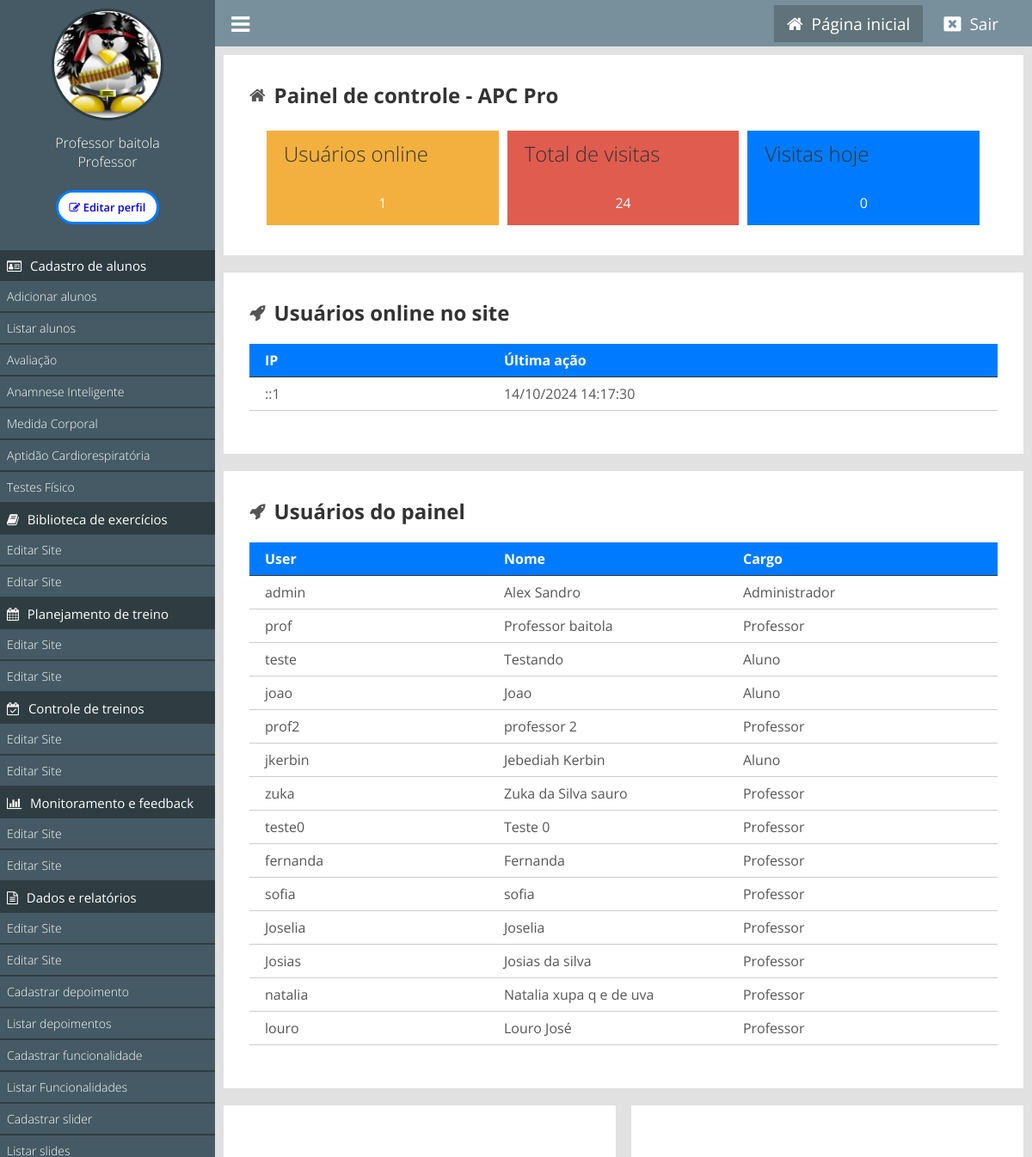
The page /painel/ (signed in) on the database as committed earlier.
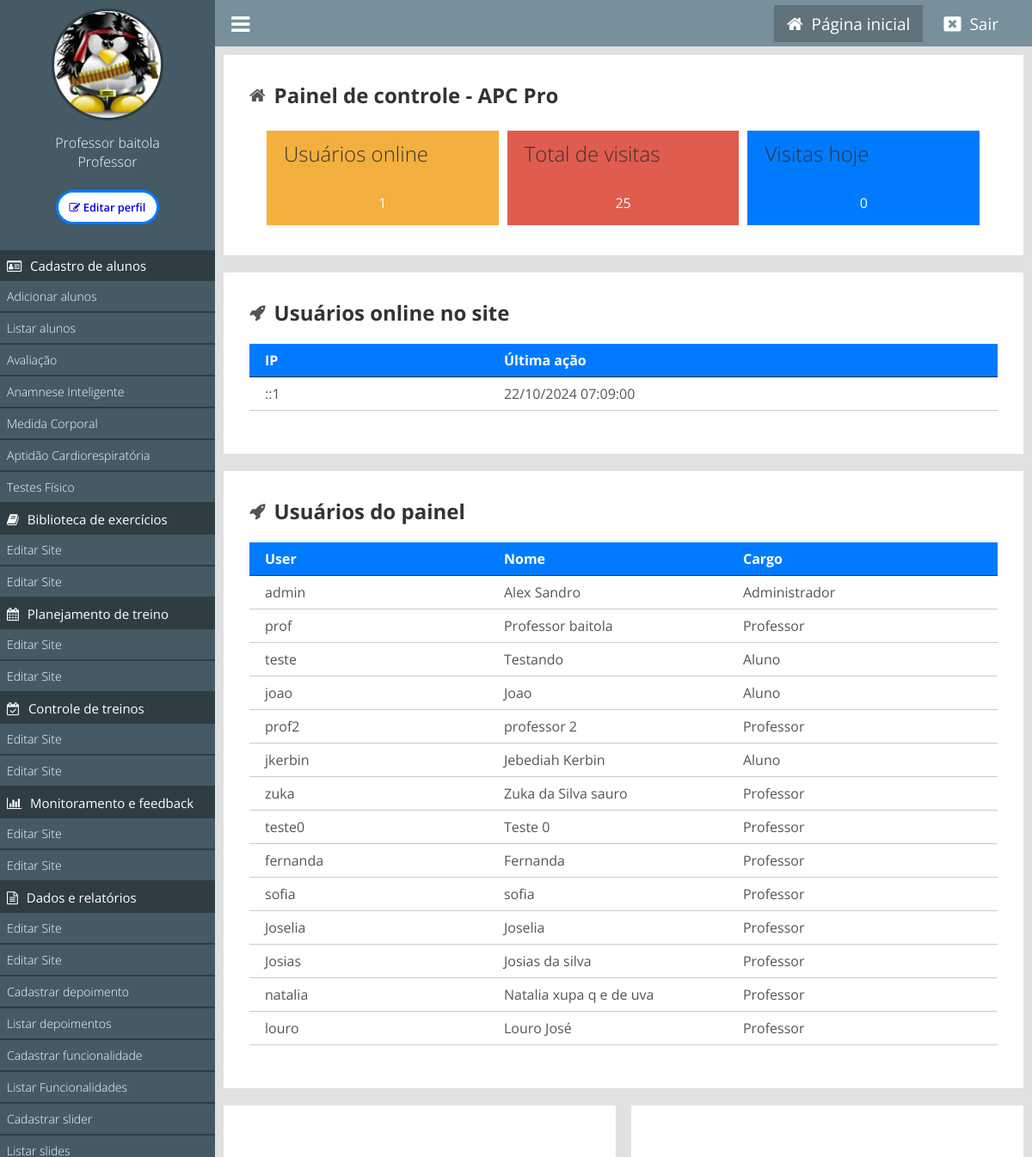
The same page on the database as committed later.
### painel/pages/funcoes.php (called while the page is built, shortened)
<?php
function obterLinkAnamnese($usuario_id) {
    $conn = new mysqli(HOST, USER, PASSWORD, DATABASE);
    $sql = "
        SELECT *
        FROM tb_perfis_usuarios
        WHERE usuario_id = ?
        ORDER BY data_avaliacao DESC
        LIMIT 1
    ";
    $stmt = $conn->prepare($sql);
    $stmt->bind_param('i', $usuario_id);
    $stmt->execute();
    $result = $stmt->get_result();
    $perfil = $result->fetch_assoc();
    if (!$perfil) {
        return "anamnese-geral";
    }
    $conditionsTrue = 0;
    if ($conditionsTrue == 0) {
        return "anamnese-geral";
    }
    return $link ?? "anamnese-geral";
}
?>

### classes/MySql.php (called while the page is built)
<?php
    class MySql{
        private static $pdo;
        public static function conectar(){
            if(self::$pdo == null){
                try{
                    self::$pdo = new PDO('mysql:host='.HOST.';dbname='.DATABASE,USER,PASSWORD,array(PDO::MYSQL_ATTR_INIT_COMMAND => "SET NAMES utf8"));
                    self::$pdo->setAttribute(PDO::ATTR_ERRMODE,PDO::ERRMODE_EXCEPTION);
                }catch(Exception $e) {
                    echo 'erro ao conectar, tente novamente mais tarde';
                }
            }
            return self::$pdo;
        }
    }
?>

### painel/pages/home.php (the view, shortened to what this page needs)
<?php
    $usuariosOnline = Painel::listarUsuariosOnline();
    $pegarVisitasTotais = MySql::conectar()->prepare("SELECT * FROM `tb_admin.visitas`");
    $pegarVisitasTotais->execute();
    $pegarVisitasTotais = $pegarVisitasTotais->rowCount();
    $pegarVisitasHoje = MySql::conectar()->prepare("SELECT * FROM `tb_admin.visitas` WHERE dia =?");
    $pegarVisitasHoje->execute(array(date('Y-m-d')));
    $pegarVisitasHoje = $pegarVisitasHoje->rowCount();
?>
<div class="box-content left w100">
    <h2><i class="fa fa-home"></i> Painel de controle - <?php echo NOME_EMPRESA ?></h2>
    <div class="box-metricas">
    <div class="box-metrica-single">
        <div class="box-metrica-wraper">
            <h2>Usuários  online</h2>
                <p><?php echo count($usuariosOnline); ?></p>
            </div>
        </div>
        <div class="box-metrica-single">
            <div class="box-metrica-wraper">
                <h2>Total de visitas</h2>
                <p><?php echo $pegarVisitasTotais; ?></p>
            </div>
        </div>
        <div class="box-metrica-single">
            <div class="box-metrica-wraper">
                <h2>Visitas hoje</h2>
                <p><?php echo $pegarVisitasHoje; ?></p>
            </div>
        </div>
    </div>
</div>
<div class="box-content left w100">
    <h2><i class="fa fa-rocket" aria-hidden="true"></i> Usuários online no site</h2>
    <div class="table-responsive">
        <div class="row">
            <div class="col">
                <span>IP</span>
            </div>
            <div class="col">
                <span>Última ação</span>
            </div>
        </div>
    <?php
        foreach ($usuariosOnline as $key => $value) {
    ?>
        <div class="row">
            <div class="col">
                <span><?php echo $value['ip'] ?></span>
            </div>
            <div class="col">
                <span><?php echo date('d/m/Y H:i:s',strtotime($value['ultima_acao'])) ?></span>
            </div>
        </div>
    <?php } ?>
    </div>
</div>
<div class="box-content left w100">
    <h2><i class="fa fa-rocket" aria-hidden="true"></i> Usuários do painel</h2>
    <div class="table-responsive">
        <div class="row">
            <div class="col">
                <span>User</span>
            </div>
            <div class="col">
                <span>Nome</span>
            </div>
            <div class="col">
                <span>Cargo</span>
            </div>
        </div>
    <?php
        $usuariosPainel = MySql::conectar()->prepare("SELECT * FROM `tb_admin.usuarios`");
        $usuariosPainel->execute();
        $usuariosPainel = $usuariosPainel->fetchAll();
        foreach ($usuariosPainel as $key => $value) {
    ?>
        <div class="row">
            <div class="col">
                <span><?php echo $value['user'] ?></span>
            </div>
            <div class="col">
                <span><?php echo $value['nome'] ?></span>
            </div>
            <div class="col">
                <span><?php echo pegaCargo($value['cargo']); ?></span>
            </div>
        </div>
    <?php } ?>
    </div>
</div>
    <div class="box-content left w50">
    </div>
    <div class="box-content right w50">
    </div>

### painel/index.php
<?php
    include_once('../config.php');
    if(Painel::logado() == false){
        include('login.php');
    } else {
        include('main.php');
    }
?>

### painel/main.php (shortened to what this page needs)
<?php
    include_once('../config.php');
    include_once('pages/funcoes.php');
    $usuario_id = $_SESSION['id'];
    $anamneseLink = obterLinkAnamnese($usuario_id);
?>
<!DOCTYPE html>
<html lang="pt-br">
<head>
    <link rel="stylesheet" href="https://cdnjs.cloudflare.com/ajax/libs/font-awesome/4.7.0/css/font-awesome.min.css">
    <link rel="stylesheet" href="https://cdn.datatables.net/2.1.8/css/dataTables.dataTables.css">
    <link href="<?php echo INCLUDE_PATH_PAINEL ?>css/style.css" rel="stylesheet"/>
</head>
<body>
<div class="menu">
    <div class="menu-wraper">
        <div class="box-usuario">
            <?php
                if($_SESSION['img'] == ''){
            ?>
                <div class="avatar-usuario">
                    <i class="fa fa-user"></i>
                </div>
            <?php } else { ?>
                <div class="imagem-usuario">
                    <img src="<?php echo INCLUDE_PATH_PAINEL ?>uploads/<?php echo $_SESSION['img']; ?>" />
                </div>
            <?php } ?>
            <div class="nome-usuario">
                <p><?php echo $_SESSION['nome']; ?></p>
                <p><?php echo pegaCargo($_SESSION['cargo']); ?></p><br>
                <button><a href="<?php echo INCLUDE_PATH_PAINEL . 'editar-perfil?id=' . $usuario_id; ?>"><i class="fa fa-pencil-square-o" aria-hidden="true"></i> Editar perfil</a></button>
            </div>
        </div>
        <div class="items-menu">
            <h2 <?php verificaPermissaoMenu(1); ?>id="menu-usuarios" class="ativo"><i class="fa fa-id-card-o" aria-hidden="true"></i> Cadastro de <?php if($_SESSION['cargo'] == 2) { echo 'professores'; } else { echo 'alunos'; } ?></h2>
            <a <?php selecionadoMenu('adicionar-usuario');  ?> href="<?php echo INCLUDE_PATH_PAINEL ?>adicionar-usuario">Adicionar <?php if($_SESSION['cargo'] == 2) { echo 'professores'; } else { echo 'alunos'; } ?> </a>
            <a <?php selecionadoMenu('listar-usuarios'); ?> href="<?php echo INCLUDE_PATH_PAINEL ?>listar-usuarios">Listar <?php if($_SESSION['cargo'] == 2) { echo 'professores'; } else { echo 'alunos'; } ?></a>
            <a <?php selecionadoMenu('formulario-perfis'); ?>href="<?php echo INCLUDE_PATH_PAINEL ?>formulario-perfis">Avaliação</a>
            <a <?php selecionadoMenu($anamneseLink); ?> href="<?php echo INCLUDE_PATH_PAINEL . $anamneseLink;?>">Anamnese Inteligente</a>
            <a <?php selecionadoMenu('medida-corporal'); ?>href="<?php echo INCLUDE_PATH_PAINEL ?>medida-corporal">Medida Corporal</a>
            <a <?php selecionadoMenu('aptidao-cardiorespiratoria'); ?>href="<?php echo INCLUDE_PATH_PAINEL ?>aptidao-cardiorespiratoria">Aptidão Cardiorespiratória</a>
            <a <?php selecionadoMenu('teste-fisico'); ?>href="<?php echo INCLUDE_PATH_PAINEL ?>teste-fisico">Testes Físico</a>
            <h2 id="menu-biblioteca"><i class="fa fa-book" aria-hidden="true"></i> Biblioteca de exercícios</h2>
            <a <?php selecionadoMenu('editar-site'); ?>href="">Editar Site</a>
            <a <?php selecionadoMenu('editar-site'); ?>href="">Editar Site</a>
            <h2 id="menu-planejamento"><i class="fa fa-calendar" aria-hidden="true"></i> Planejamento de treino</h2>
            <a <?php selecionadoMenu('editar-site'); ?>href="">Editar Site</a>
            <a <?php selecionadoMenu('editar-site'); ?>href="">Editar Site</a>
            <h2 id="menu-controle"><i class="fa fa-calendar-check-o" aria-hidden="true"></i> Controle de treinos</h2>
            <a <?php selecionadoMenu('editar-site'); ?>href="">Editar Site</a>
            <a <?php selecionadoMenu('editar-site'); ?>href="">Editar Site</a>
            <h2 id="menu-monitoramento"><i class="fa fa-bar-chart" aria-hidden="true"></i> Monitoramento e feedback</h2>
            <a <?php selecionadoMenu('editar-site'); ?>href="">Editar Site</a>
            <a <?php selecionadoMenu('editar-site'); ?>href="">Editar Site</a>
            <h2 id="menu-relatorio"><i class="fa fa-file-text-o" aria-hidden="true"></i> Dados e relatórios</h2>
            <a <?php selecionadoMenu('editar-site'); ?>href="">Editar Site</a>
            <a <?php selecionadoMenu('editar-site'); ?>href="">Editar Site</a>
            <a <?php selecionadoMenu('cadastrar-depoimento'); ?>href="<?php echo INCLUDE_PATH_PAINEL ?>cadastrar-depoimento">Cadastrar depoimento</a>
            <a <?php selecionadoMenu('listar-depoimentos'); ?>href="<?php echo INCLUDE_PATH_PAINEL ?>listar-depoimentos">Listar depoimentos</a>
            <a <?php selecionadoMenu('cadastrar-funcionalidade'); ?>href="">Cadastrar funcionalidade</a>
            <a <?php selecionadoMenu('listar-funcionalidades'); ?>href="">Listar Funcionalidades</a>
            <a <?php selecionadoMenu('cadastrar-slider'); ?>href="">Cadastrar slider</a>
            <a <?php selecionadoMenu('listar-slides'); ?>href="">Listar slides</a>
        </div>
    </div>
</div>
    <header>
        <div class="center">
            <div class="menu-btn">
                <i class="fa fa-bars"></i>
            </div>
            <div class="logout">
                <a <?php if(@$_GET['url'] == ''){ ?> style="background: #60727a; padding: 8px 15px;" <?php } ?> href="<?php echo INCLUDE_PATH_PAINEL ?>"><i class="fa fa-home"></i><span>Página inicial</span></a>
                <a href="<?php echo INCLUDE_PATH_PAINEL ?>?logout"><i class="fa fa-window-close"></i><span>Sair</span></a>
            </div>
        </div>
    </header>
<div class="content">
    <?php Painel::loadPage(); ?>
</div>
</body>
</html>

### config.php (shortened to what this page needs)
<?php
	function pegaCargo($indice){
		return Painel::$cargos[$indice];
	}
	function selecionadoMenu($par) {
		$url = isset($_GET['url']) ? explode('/', filter_var($_GET['url'], FILTER_SANITIZE_URL))[0] : '';
		if ($url === $par) {
			echo 'class="menu-active"';
		}
	}
	function verificaPermissaoMenu($permissao){
		if($_SESSION['cargo'] >= $permissao){
			return;
		} else {
			echo 'style="display:none;"';
		}
	}
?>

### classes/Painel.php (shortened to what this page needs)
<?php
class Painel {
    public static function logado(){
        return isset($_SESSION['login']) ? true : false;
    }
    public static function loadPage(){
        if (isset($_GET['url'])) {
            $url = explode('/', $_GET['url']);
            if (file_exists('pages/' . $url[0] . '.php')) {
                include('pages/' . $url[0] . '.php');
            } else {
                header('Location: ' . INCLUDE_PATH_PAINEL);
            }
        } else {
            include('pages/home.php');
        }
    }
    public static function listarUsuariosOnline(){
        $sql = MySql::conectar()->prepare("SELECT * FROM `tb_admin.online`");
        $sql->execute();
        return $sql->fetchAll();
    }
    public static function limparUsuariosOnline(){
        $date = date('Y-m-d H:i:s');
    }
}
?>

### painel/css/style.css (style rules this page uses)
* { margin: 0; padding: 0; box-sizing: border-box; font-family: 'Open Sans', sans-serif; }
html,body { height: 100%; background: rgb(225,225,225); }
body { overflow-x: hidden; }
.center { padding: 0 2%; margin: 0 auto; }
header { position: relative; left: 250px; padding: 10px 0; background: #78909C; width: calc(100% - 250px); }
.logout { float: right; }
.logout a { padding: 0 20px; position: relative; top: 4px; color: white; font-size: 20px; text-decoration: none; }
.logout a > span { text-decoration: none; font-size: 19px; padding-left: 10px; }
.menu-btn { float: left; cursor: pointer; font-size: 25px; color: white; }
.menu-wraper { width: 250px; }
div.menu { overflow-x: hidden; overflow-y: auto; height: 100%; padding: 10px 0; position: fixed; left: 0; top: 0; background: #455A64; float: left; width: 250px; }
div.box-usuario { text-align: center; }
.imagem-usuario > img { display: inline-block; width: 130px; height: 130px; border-radius: 50%; border: 3px solid #2F3D42; }
.nome-usuario { text-align: center; margin-top: 10px; }
.nome-usuario p { color: white; font-size: 16px; font-weight: 300; }
.nome-usuario button a { text-decoration: none; }
.nome-usuario button { width: 120px; height: 40px; border: 3px solid #007bff; border-radius: 45px; transition: all 0.3s; cursor: pointer; background: white; font-size: 0.8em; font-weight: 550; text-decoration: nome; }
.w100 { width: 100%; }
.w50 { width: 49%; }
.left { float: left; }
.right { float: right; }
.content { width: calc(100% - 250px); position: relative; left: 250px; padding: 10px; }
.box-content { background: white; padding: 30px; margin-bottom: 20px; }
.box-metricas h2 { font-weight: 300; font-size: 23px; }
.items-menu { margin-top: 30px; }
.items-menu h2 { text-align: left; font-weight: normal; font-size: 15px; background: #2F3D42; color: white; padding: 8px; cursor: pointer; }
.items-menu h2 i { padding-right: 6px; }
.items-menu a { display: block; padding: 8px; font-weight: 300; font-size: 14px; text-decoration: none; color: white; border-bottom: 2px solid #2F3D42; }
.box-metricas { margin-top:16px; padding:0 15px; }
.box-metrica-single { float: left; position: relative; width: 33.3%; background: #F4B03E; border: 5px solid white; }
.box-metricas .box-metrica-single:nth-of-type(2) { background: #E05C4E; }
.box-metricas .box-metrica-single:nth-of-type(3) { background: #007bff; }
.box-metrica-wraper { padding: 10px 20px; text-align: center; color: white; }
.box-metrica-wraper h2 { font-size: 20px; }
.box-metrica-wraper p { padding: 10px 0; font-size: 16px; }
.table-responsive { max-width: 960px; margin: 20px auto; }
.table-responsive .row:nth-of-type(1) { font-weight: bold; background: #007bff; color: white; border-bottom: 1px solid #333; }
.table-responsive .row { color: #555; border-bottom: 1px solid #ccc; padding: 8px 18px; }
.col { float: left; width: 33.33%; }
.box-content h2 { font-size: 24px; color: #333; margin-bottom: 20px; display: flex; align-items: center; gap: 10px; }
.box-content h2 i { font-size: 20px; color: #555; }
@media screen and (max-width: 1200px) { .box-metrica-single { height: 120px; } }

Rows that differ between the two databases and show on the page:
removed tb_admin.online: ip "::1", ultima_acao "14/10/2024 14:17:30"
added tb_admin.online: ip "::1", ultima_acao "22/10/2024 07:09:00"
Other text that changed with them:
$pegarVisitasTotais: "24" → "25"
